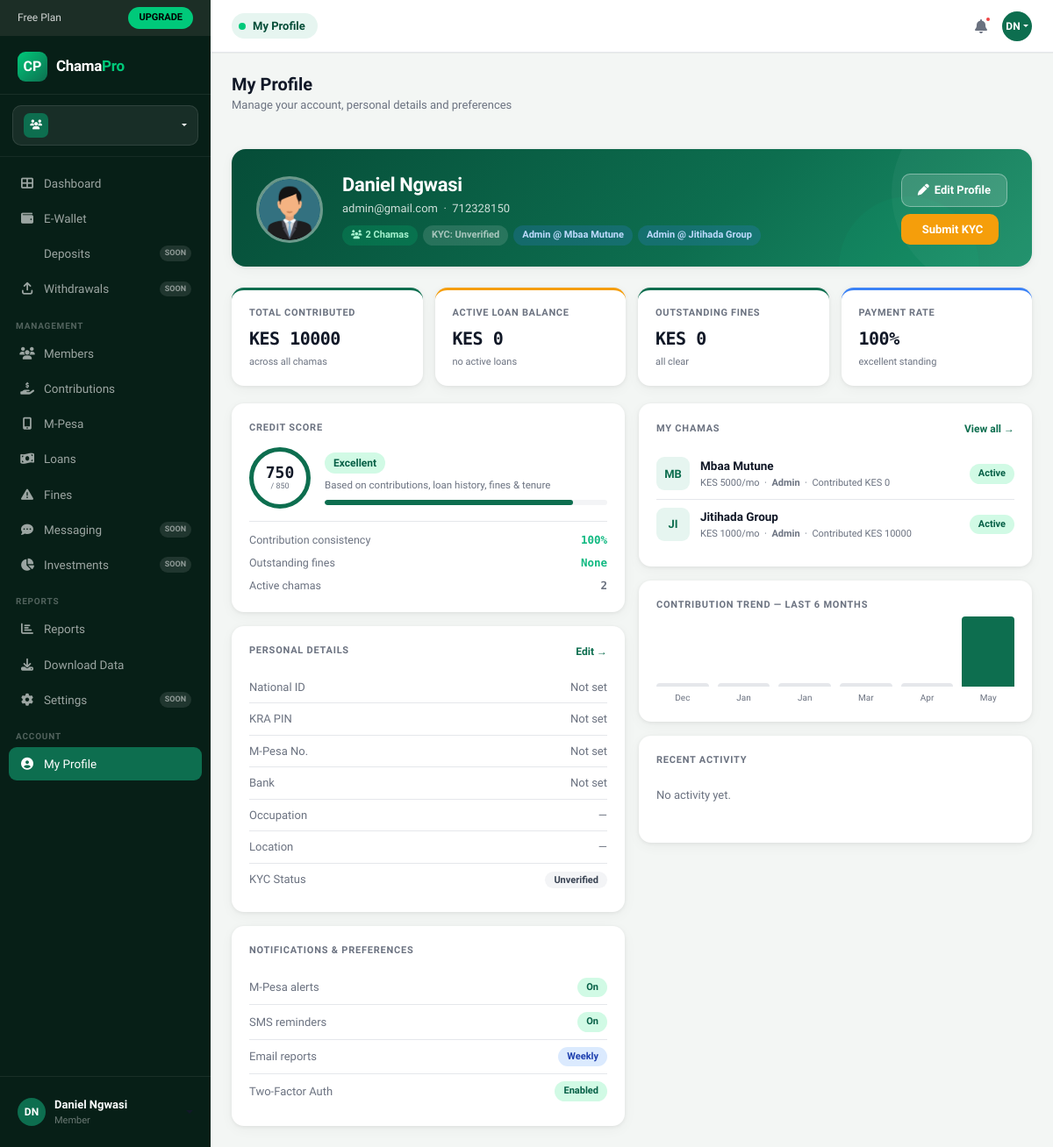
/profile/ (signed in), run on an earlier commit of the app's database.
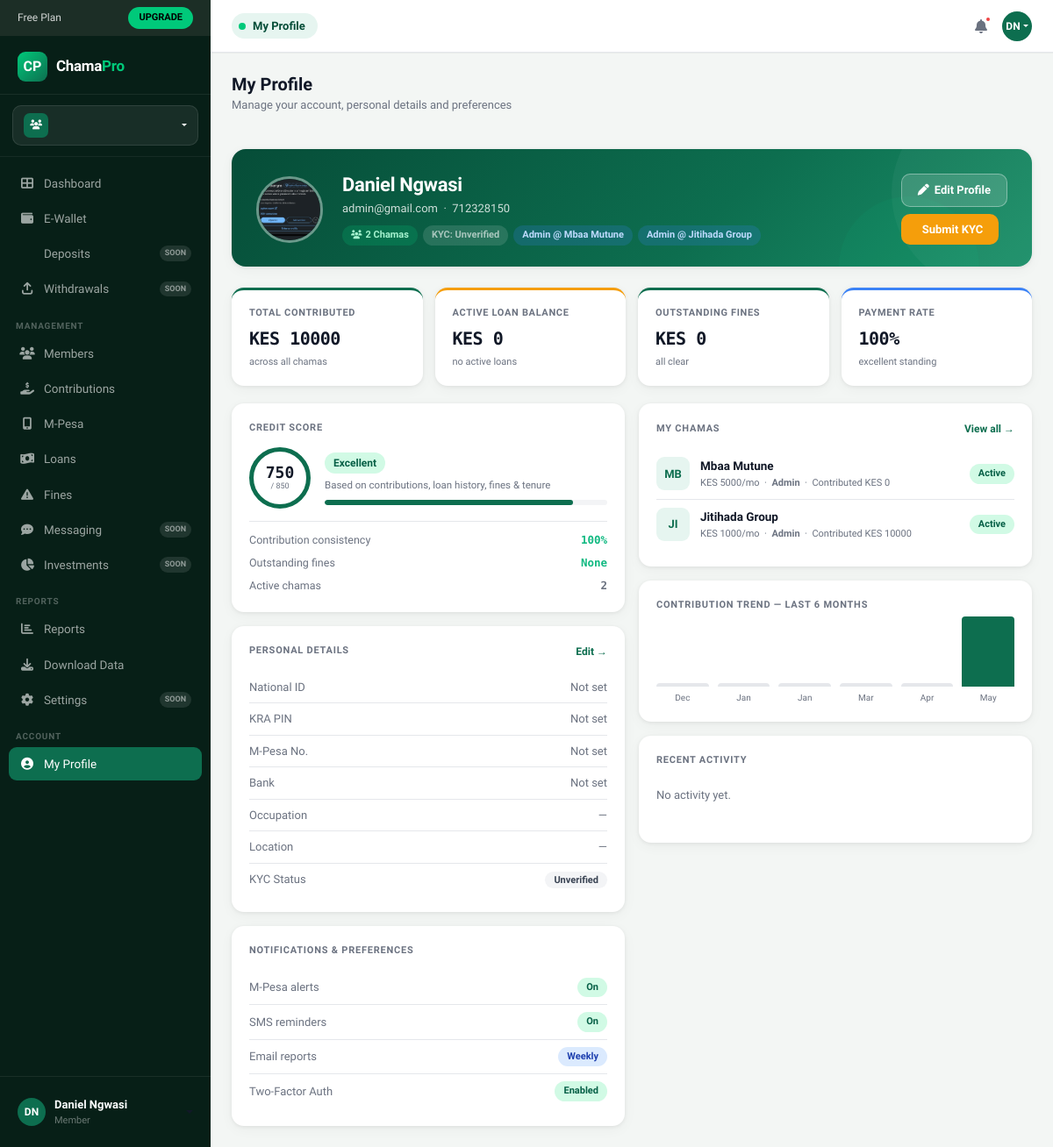
And on a later commit of the database.
### chamapro/models.py (models this page shows, shortened)
class User(AbstractUser):
    phone = models.CharField(max_length=30, unique=True, null=True, blank=True)
    national_id   = models.CharField(max_length=20, blank=True, null=True)
    kra_pin       = models.CharField(max_length=20, blank=True, null=True)
    bio           = models.TextField(blank=True, null=True)
    occupation    = models.CharField(max_length=100, blank=True, null=True)
    location      = models.CharField(max_length=100, blank=True, null=True)
    avatar        = models.ImageField(upload_to='avatars/', blank=True, null=True)
    bank_name     = models.CharField(max_length=100, blank=True, null=True)
    bank_account  = models.CharField(max_length=30, blank=True, null=True)
    mpesa_number  = models.CharField(max_length=20, blank=True, null=True)
    KYC_CHOICES = [
        ('unverified', 'Unverified'),
        ('pending',    'Pending Review'),
        ('verified',   'Verified'),
    ]
    kyc_status = models.CharField(max_length=20, choices=KYC_CHOICES, default='unverified')
    def credit_score(self):
        score = 0
        all_contribs = self.contributions.count()
        confirmed    = self.contributions.filter(status='confirmed').count()
        if all_contribs > 0:
            score += int((confirmed / all_contribs) * 300)
        total_loans  = self.loans.exclude(status__in=['pending', 'rejected']).count()
        repaid_loans = self.loans.filter(status='repaid').count()
        if total_loans > 0:
            score += int((repaid_loans / total_loans) * 250)
        else:
            score += 150
        unpaid_fines = self.penalties.filter(status='unpaid').count()
        score += max(0, 200 - (unpaid_fines * 40))
        earliest = self.memberships.filter(active=True).order_by('joined_at').first()
        if earliest:
            months = (timezone.now() - earliest.joined_at).days // 30
            score += min(months * 5, 100)
        return min(score, 850)
    def credit_score_label(self):
        s = self.credit_score()
        if s >= 750: return 'Excellent'
        if s >= 650: return 'Very Good'
        if s >= 550: return 'Good'
        if s >= 400: return 'Fair'
        return 'Poor'
    def credit_score_color(self):
        s = self.credit_score()
        if s >= 750: return 'green'
        if s >= 550: return 'blue'
        if s >= 400: return 'amber'
        return 'red'
    def payment_rate(self):
        total = self.contributions.count()
        if total == 0:
            return 100
        confirmed = self.contributions.filter(status='confirmed').count()
        return int((confirmed / total) * 100)
    def total_contributed_all(self):
        result = self.contributions.filter(status='confirmed').aggregate(t=Sum('amount'))
        return result['t'] or Decimal('0')
    def active_loan_balance(self):
        result = self.loans.filter(status__in=['active', 'overdue']).aggregate(t=Sum('amount'))
        return result['t'] or Decimal('0')
    def outstanding_fines(self):
        result = self.penalties.filter(status='unpaid').aggregate(t=Sum('amount'))
        return result['t'] or Decimal('0')

### chamapro/views.py (the view)
# urls.py: path('profile/', views.profile, name='profile'),
@login_required(login_url='login')
def profile(request):
    user = request.user
    prefs, _ = NotificationPreference.objects.get_or_create(user=user)
    memberships = user.memberships.filter(active=True).select_related('chama').order_by('joined_at')
    chama_stats = []
    for m in memberships:
        paid = m.chama.contributions.filter(
            member=user, status='confirmed'
        ).aggregate(t=Sum('amount'))['t'] or Decimal('0')
        last = m.chama.contributions.filter(
            member=user, status='confirmed'
        ).order_by('-date').first()
        chama_stats.append({
            'membership': m,
            'chama': m.chama,
            'total_paid': paid,
            'last_contribution': last,
        })
    recent_activity = user.activities.select_related('chama').order_by('-created_at')[:10]
    today = datetime.date.today()
    monthly_trend = []
    for i in range(5, -1, -1):
        d = (today.replace(day=1) - datetime.timedelta(days=i * 30)).replace(day=1)
        month_total = user.contributions.filter(
            status='confirmed',
            date__month=d.month,
            date__year=d.year,
        ).aggregate(t=Sum('amount'))['t'] or Decimal('0')
        monthly_trend.append({'label': d.strftime('%b'), 'amount': float(month_total)})
    max_trend = max((m['amount'] for m in monthly_trend), default=1) or 1
    context = {
        'user': user,
        'prefs': prefs,
        'memberships': memberships,
        'chama_stats': chama_stats,
        'recent_activity': recent_activity,
        'monthly_trend': monthly_trend,
        'max_trend': max_trend,
        'credit_score': user.credit_score(),
        'credit_label': user.credit_score_label(),
        'credit_color': user.credit_score_color(),
        'credit_pct': int((user.credit_score() / 850) * 100),
        'payment_rate': user.payment_rate(),
        'total_contributed': user.total_contributed_all(),
        'active_loan_balance': user.active_loan_balance(),
        'outstanding_fines': user.outstanding_fines(),
        'chama_count': memberships.count(),
    }
    return render(request, 'profile.html', context)

### chamapro/context_processors.py (called while the page is built)
def user_subscription(request):
    if request.user.is_authenticated:
        try:
            sub = request.user.subscription
        except Exception:
            sub = None
        return {'user_subscription': sub}
    return {'user_subscription': None}

### chamapro/templates/profile.html (shortened to what the changed rows need)
{% load static %}
<!DOCTYPE html>
<html lang="en">
<head>
  <link href="https://cdn.jsdelivr.net/npm/bootstrap@5.3.2/dist/css/bootstrap.min.css" rel="stylesheet">
  <link rel="stylesheet" href="https://cdnjs.cloudflare.com/ajax/libs/font-awesome/6.4.2/css/all.min.css">
</head>
<body>
<aside class="sidebar">
  <div class="sidebar-footer">
    <div class="dropdown">
      <div class="sidebar-user dropdown-toggle" data-bs-toggle="dropdown">
        <div class="avatar">{{ user.first_name.0|upper }}{{ user.last_name.0|upper }}</div>
        <div class="user-info">
          <div class="user-name">{{ user.get_full_name|default:user.username }}</div>
          <div class="user-role">{{ membership.get_role_display|default:"Member" }}</div>
        </div>
      </div>
    </div>
  </div>
</aside>
<header class="topbar">
  <div class="topbar-right">
    <div class="dropdown">
      <div class="topbar-avatar dropdown-toggle" data-bs-toggle="dropdown">
        {{ user.first_name.0|upper }}{{ user.last_name.0|upper }}
      </div>
    </div>
  </div>
</header>
<div class="main-wrap">
  <div class="main-content">
    <div class="d-flex align-items-center justify-content-between mb-4 flex-wrap gap-3">
      <div>
        <h1 class="page-title">My Profile</h1>
      </div>
    </div>
    <div class="profile-header-card mb-4">
      <div class="profile-avatar-wrap">
        {% if user.avatar %}
          <img src="{{ user.avatar.url }}" alt="Avatar" class="profile-avatar-img">
        {% else %}
          <div class="profile-avatar-initials">
            {{ user.first_name|first|upper }}{{ user.last_name|first|upper }}
          </div>
        {% endif %}
      </div>
      <div class="profile-header-info">
        <h1>{{ user.get_full_name|default:user.username }}</h1>
        <p class="profile-subline">
          {{ user.email }}{% if user.phone %} &nbsp;·&nbsp; {{ user.phone }}{% endif %}
        </p>
        <div class="profile-chips">
          <span class="chip chip-green"><i class="fas fa-users" style="font-size:10px;margin-right:4px;"></i>{{ chama_count }} Chama{{ chama_count|pluralize }}</span>
          <span class="chip chip-{% if user.kyc_status == 'verified' %}green{% elif user.kyc_status == 'pending' %}amber{% else %}gray{% endif %}">
            KYC: {{ user.get_kyc_status_display }}
          </span>
          {% for m in memberships|slice:":3" %}
            <span class="chip chip-blue">{{ m.get_role_display }} @ {{ m.chama.name }}</span>
          {% endfor %}
        </div>
      </div>
    </div>
    <div class="profile-body">
      <div class="profile-col">
        <div class="card-panel">
          <div class="detail-row">
            <span class="dr-label">Occupation</span>
            <span class="dr-value {% if not user.occupation %}muted{% endif %}">{{ user.occupation|default:"—" }}</span>
          </div>
          <div class="detail-row">
            <span class="dr-label">Location</span>
            <span class="dr-value {% if not user.location %}muted{% endif %}">{{ user.location|default:"—" }}</span>
          </div>
          <div class="detail-row">
            <span class="dr-value">
              <span class="badge-pref card-chip-{% if user.kyc_status == 'verified' %}green{% elif user.kyc_status == 'pending' %}amber{% else %}gray{% endif %}" style="font-size:11px;font-weight:600;padding:3px 10px;border-radius:20px;">
                {{ user.get_kyc_status_display }}
              </span>
            </span>
          </div>
        </div>
      </div>
    </div>
  </div>
</div>
</body>
</html>

What changed in the data, as far as the page shows it:
changed User "Daniel Ngwasi": avatar: a different picture
